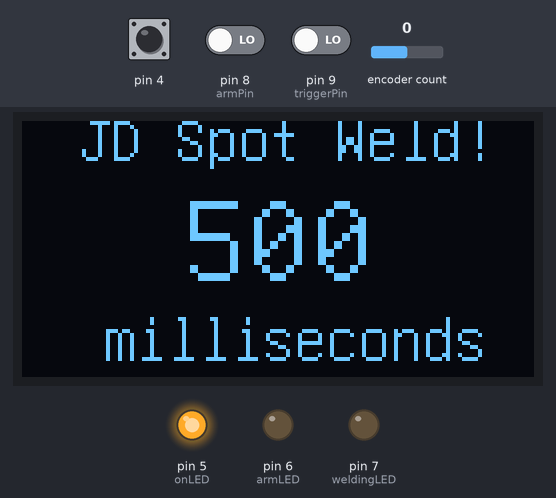
Recording of a program running on a simulated Arduino Pro Mini, built with avr-gcc and run on an emulated ATmega328P. Parts: 128×64 one-colour display, output pins drawn as LEDs (lit = HIGH). The test bench sets the inputs (shaded band); at power-on: pin 8 (armPin) LOW, pin 9 (triggerPin) LOW, encoder count 0, pin 4 HIGH. Pins used as bus, display or sensor lines are not drawn; what the program prints to the serial monitor is not drawn.

Above: at 1.6 s.
1.7 s: pin 8 (armPin) driven HIGH
At 2.9 s:
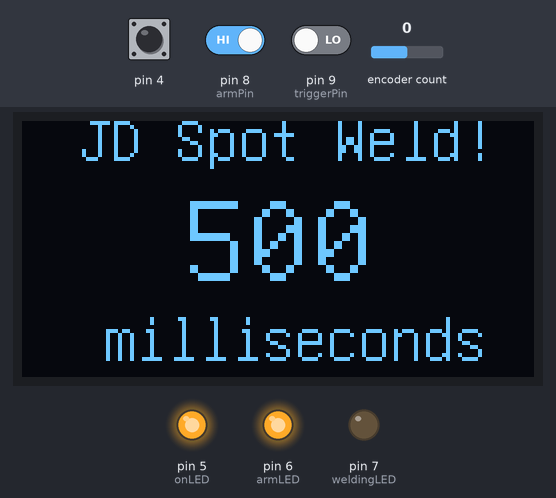
3.2 s: pin 9 (triggerPin) driven HIGH
At 3.45 s:
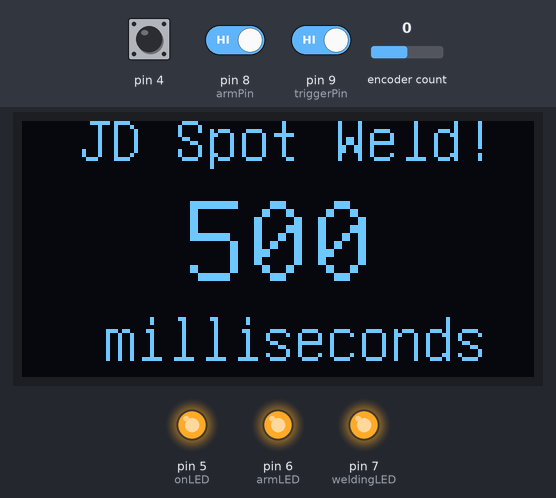
5.2 s: encoder count set to 4
At 6.7 s:
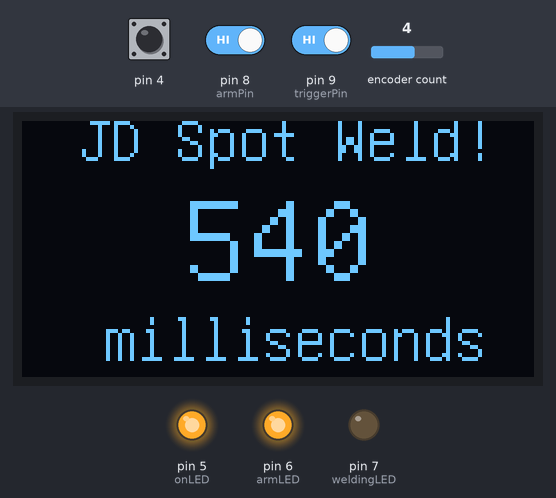
7.2 s: encoder count set to 5
At 8.6 s:
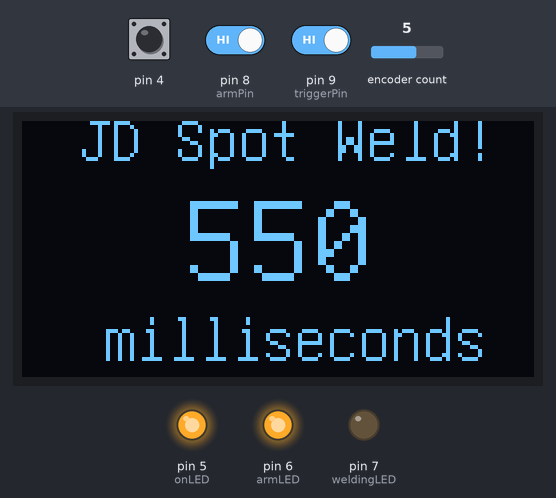
10.6 s: encoder count set to 6
At 11.2 s:
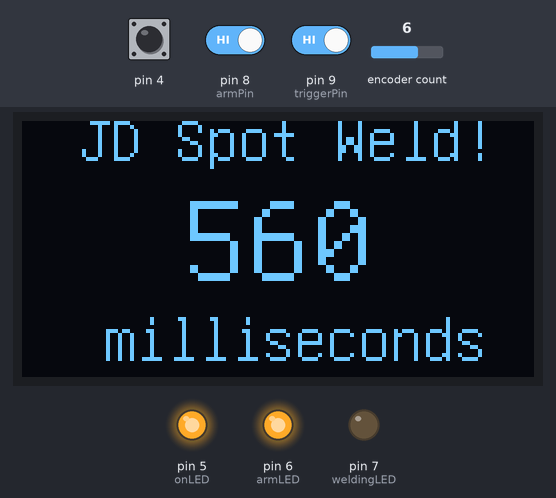
Timing chart, 0 to 13.4 s (numbered marks = the images above; inputs shaded):
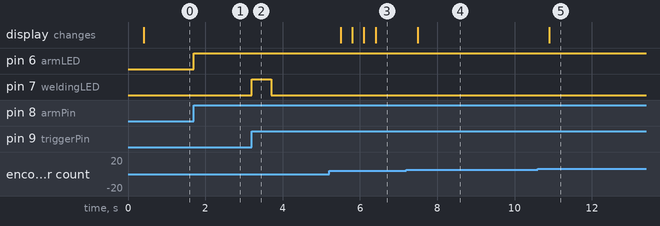

The program:

main.cpp
```cpp
#include <Arduino.h>

#include "configuration.h"
#include "buttons.h"

void draw(void)
{
  // graphic commands to redraw the complete screen
  u8g.setFont(u8g_font_unifont);
  u8g.drawStr(14, 10, "JD Spot Weld!"); // rename to personalize ;)
  u8g.setScale2x2();
  u8g.setPrintPos(20, 20);
  u8g.print(pulseLength);
  u8g.undoScale();
  u8g.drawStr(20, 60, "milliseconds");
}

void setup(void)
{
  /*******************************
    OLED
  *******************************/
  // flip screen, if required
  // u8g.setRot180();

  // set SPI backup if required
  // u8g.setHardwareBackup(u8g_backup_avr_spi);

  // assign default color value
  if (u8g.getMode() == U8G_MODE_R3G3B2)
  {
    u8g.setColorIndex(255); // white
  }
  else if (u8g.getMode() == U8G_MODE_GRAY2BIT)
  {
    u8g.setColorIndex(3); // max intensity
  }
  else if (u8g.getMode() == U8G_MODE_BW)
  {
    u8g.setColorIndex(1); // pixel on
  }
  else if (u8g.getMode() == U8G_MODE_HICOLOR)
  {
    u8g.setHiColorByRGB(255, 255, 255);
  }

  /*******************************
    Start serial
  *******************************/
  if (DEBUG || INFO)
  {
    Serial.begin(serialSpeed);
  }

  /*******************************
    Print start information
  *******************************/
  infoMessln(programName); // print information
  infoMessln(date);
  infoMess("by ");
  infoMessln(author);
  infoMessln(email);
  infoMessln();

  /*******************************
    In- and outputs
  *******************************/
  infoMessln("Starting in-, outputs ...");

  pinMode(armPin, INPUT);
  pinMode(triggerPin, INPUT);
  pinMode(ssrPin, INPUT);

  pinMode(onLED, OUTPUT);
  pinMode(armLED, OUTPUT);
  pinMode(weldingLED, OUTPUT);

  pinMode(ssrPin, OUTPUT);

  /*******************************
     Set up rotary encoders
   *******************************/
  infoMessln("Setting up rotary encoders  ...");

  rotary.setTrigger(HIGH); // set the trigger to be either a HIGH or LOW pin (Default: HIGH), note this sets all three pins to use the same state
  rotary.setDebounceDelay(debounceDelay);
  rotary.setErrorDelay(errorDelay);

  /*******************************
    Initiate variables
  *******************************/
  infoMessln("Initiating variables  ...");
  infoMessln();

  newPulseLength = pulseLength;

  /*******************************
    Finished boot
  *******************************/
  infoMessln();
  infoMessln("Started!");
  infoMessln();

  // startMillis = millis();

  /*******************************
    Draw screen
  *******************************/
  u8g.firstPage();
  do
  {
    draw();
  } while (u8g.nextPage());

  digitalWrite(onLED, HIGH);
}

void loop(void)
{
  // ******************** handle buttons *******************
  readInputs();
  readRotary();

  // picture loop
  if (pulseLength != newPulseLength)
  {
    pulseLength = newPulseLength;
    infoMess("Pulse length: ");
    infoMessln(pulseLength);
    u8g.firstPage();
    do
    {
      draw();
    } while (u8g.nextPage());
  }

  currentMillis = millis();

  /*infoMess(startMillis);
  infoMess("\t");
  infoMess(currentMillis);
  infoMess("\t");
  infoMessln(startMillis - currentMillis);*/

  if ((welding == HIGH) && (armed == LOW))
  {
    digitalWrite(weldingLED, LOW);
    digitalWrite(ssrPin, LOW);

    infoMessln();
    infoMessln("Welding interrupted");
    infoMess("Welded for ");
    infoMess(currentMillis - startMillis);
    infoMessln(" milli seconds!");

    welding = LOW;
  }

  if ((welding == HIGH) && (currentMillis - startMillis >= pulseLength))
  {
    digitalWrite(weldingLED, LOW);
    digitalWrite(ssrPin, LOW);

    infoMessln();
    infoMessln("Welding finished");
    infoMess("Welded for ");
    infoMess(currentMillis - startMillis);
    infoMessln(" milli seconds!");

    welding = LOW;
  }

  /*if (currentMillis - startMillis >= pulseLength)
  {
    if (ledState == LOW)
    {
      ledState = HIGH;
    }
    else
    {
      ledState = LOW;
    }

    digitalWrite(ssrPin, ledState);
    startMillis = currentMillis;
  }*/
}
```

buttonActions.h
```cpp
/*******************************
  Weld Pulse
*******************************/
void weld()
{
  infoMess("Welding for ");
  infoMess(pulseLength);
  infoMessln(" milli seconds!");

  startMillis = millis();
  welding = HIGH;

  digitalWrite(weldingLED, HIGH);
  digitalWrite(ssrPin, HIGH);
}

void arm()
{
  infoMessln();
  infoMessln("Armed!");
  armed = HIGH;
  digitalWrite(armLED, HIGH);
}

void disarm()
{
  infoMessln();
  infoMessln("Disarmed");
  armed = LOW;
  digitalWrite(armLED, LOW);
}
```

buttons.h
```cpp
#include "buttonActions.h" // makes buttons do something

/*******************************
  Buttons
*******************************/
void readInputs()
{
    armState = digitalRead(armPin);
    if ((armState == HIGH) && (armed == LOW))
    {
        arm();
    }
    else if ((armState == LOW) && (armed == HIGH))
    {
        disarm();
    }

    triggerState = digitalRead(triggerPin);
    if (triggerState != oldTriggerState)
    {
        if (triggerState == HIGH)
        {
            infoMessln();
            infoMessln("Trigger is pushed");
            if (armed == HIGH)
            {
                weld();
            }
        }
        else
        {
            infoMessln();
            infoMessln("Trigger is released");
        }

        oldTriggerState = triggerState;
    }
}

/*******************************
  Rotary Encoder
*******************************/
void readRotary()
{
    rotate = rotary.rotate();
    push = rotary.push();

    /*******************************
      Rotary encoder
    *******************************/
    if (rotate != 0 || push != 0) // button was manipulated
    {

        infoMessln();
        infoMess("Rotary encoder: ");

        if (push) // left button pressed
        {
            infoMessln("Button pressed");
        }
        else
        {
            switch (rotate) // left knob
            {
            case 1: // clockwise rotation
                infoMessln("CW");
                newPulseLength = pulseLength + pulseStep;
                break;

            default: // case 2: // counter clockwise rotation
                infoMessln("CCW");
                if (pulseLength - pulseStep >= 1)
                {
                    newPulseLength = pulseLength - pulseStep;
                }
                break;
            }
        }
    }
}
```

configuration.h
```cpp
String programName = "SpotWelder";
String date = "20241213";
String author = "Jon Sagebrand";
String email = "jonsagebrand@gmail.com";

/*******************************
  Serial
*******************************/
#define serialSpeed 9600

/*******************************
  Debugging
*******************************/
#define DEBUG 0 // debugMess is off when 0
#define INFO 1

#if DEBUG
#define debugMess(x) Serial.print(x)
#define debugMessln(x) Serial.println(x)
#else
#define debugMess(x)
#define debugMessln(x)
#endif

#if INFO || DEBUG
#define infoMess(x) Serial.print(x)
#define infoMessln(x) Serial.println(x)
#else
#define infoMess(x)
#define infoMessln(x)
#endif

/*******************************
  Wire
*******************************/
// #include <Wire.h> // load the wire library

/*******************************
  OLED
*******************************/
// OLED screens I2C address: 0x3c

// #include "SSD1306Ascii.h"
// #include "SSD1306AsciiWire.h"

// #define I2C_ADDRESS 0x3C

// SSD1306AsciiWire oled; // start oled instance

#include "U8glib.h"

U8GLIB_SSD1306_128X64 u8g(U8G_I2C_OPT_NONE | U8G_I2C_OPT_DEV_0);

/*******************************
 FTDebouncer setup
*******************************/
/*const byte debounceTime = 15;

#if !defined(nullptr)
#define nullptr NULL
#endif

#include "FTDebouncer.h" // load library for debouncing buttons
FTDebouncer pinDebouncer(debounceTime);
*/

/*******************************
  Rotary encoders
*******************************/
#include <SimpleRotary.h>

SimpleRotary rotary(2, 3, 4); // multi function button, CLK, DT, SW (pin A, pin B, button pin)

#define debounceDelay 2 // set the debounce delay in ms, default 2
#define errorDelay 200  // set the error correction delay in ms, default 200

byte rotate;
byte push;

/*******************************
  In- and outputs
*******************************/
#define armPin 8
#define triggerPin 9

#define ssrPin 11

#define onLED 5
#define armLED 6
#define weldingLED 7

/*******************************
  Misc
*******************************/
double startMillis;
double currentMillis;

//boolean ledState;
#define blinkInterval 500

int pulseLength = 500;
int pulseStep = 10;
int newPulseLength;

boolean triggerState = LOW;
boolean oldTriggerState = LOW;

boolean armState = LOW;
//boolean oldArmState = LOW;

boolean armed = LOW;
boolean welding = LOW;
```

Measured:
- after the input at 1.7 s, pin 6 (armLED): LOW → HIGH at once
- after the input at 3.2 s, pin 7 (weldingLED): LOW → HIGH at once, → LOW 0.50 s later
- after the input at 5.2 s, the display: first changes after 0.30 s (image 3 shows a later state)
- after the input at 7.2 s, the display: changes after 0.30 s (image 4)
- after the input at 10.6 s, the display: changes after 0.30 s (image 5)
